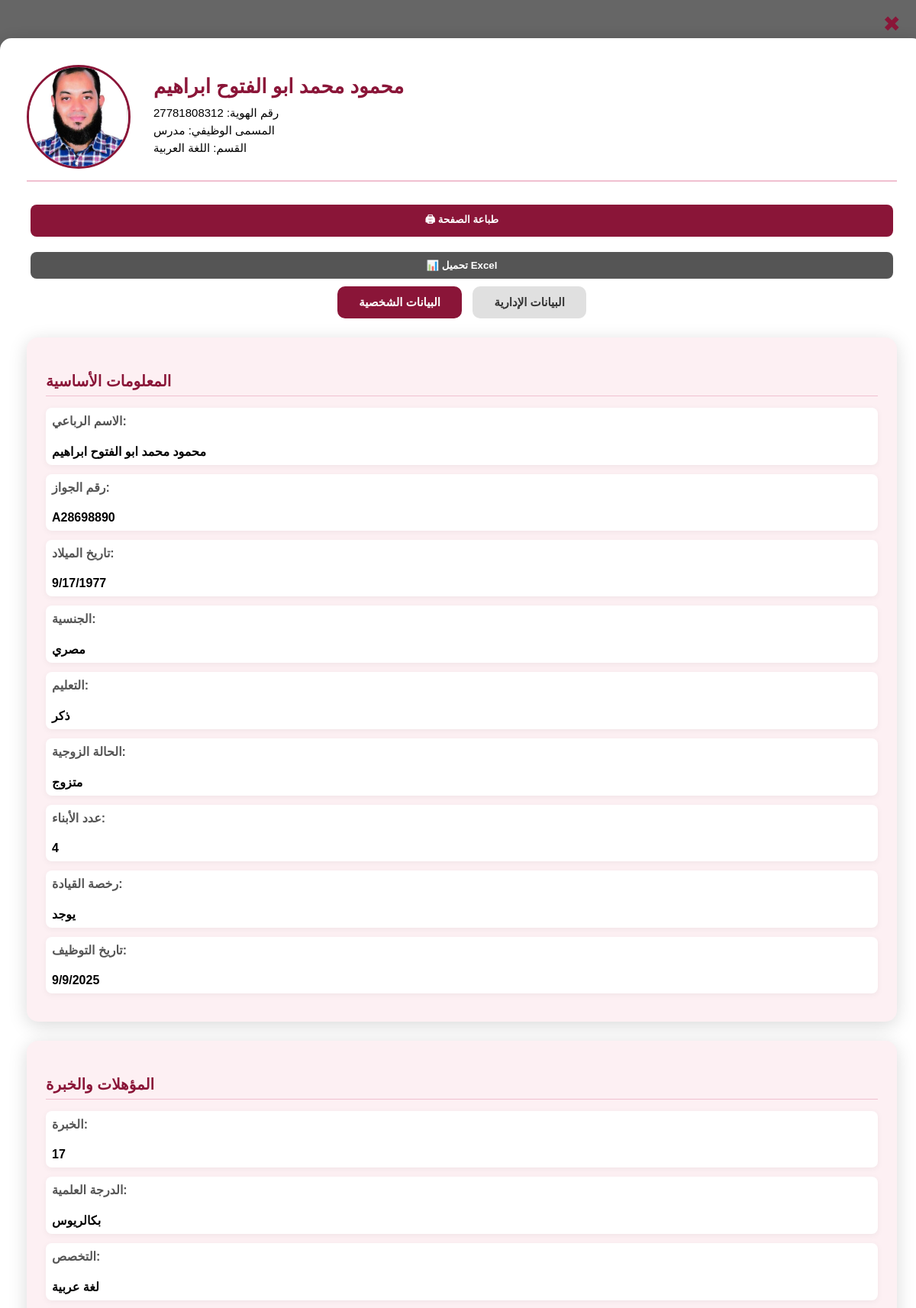
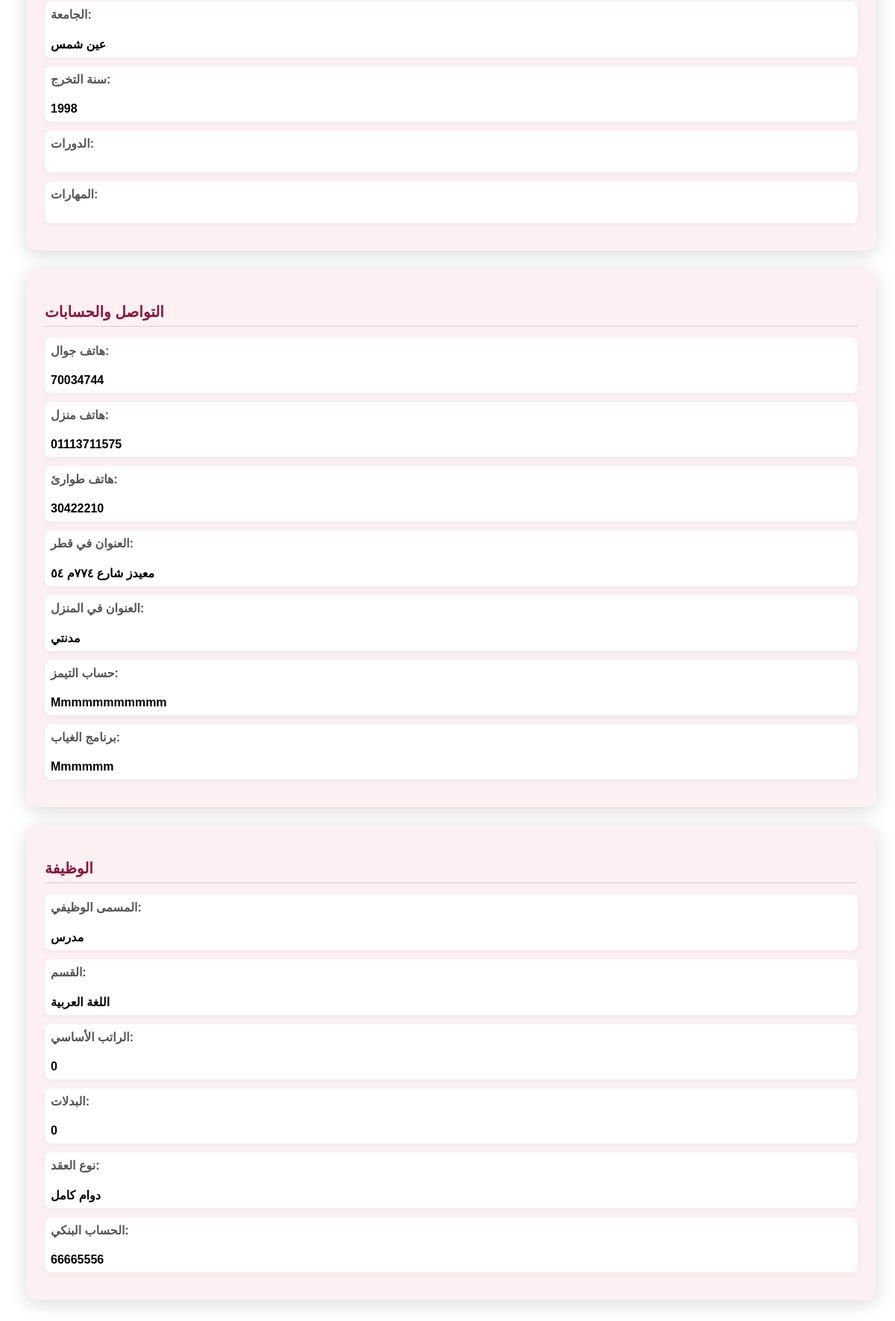
Page /preview_data.php?id=27781808312 (signed in) on the committed database (2 pictures, top to bottom).
### tables this page shows
CREATE TABLE `admin_data` (
  `id` int(11) NOT NULL,
  `employee_id` varchar(50) NOT NULL,
  `leave_casual` int(11) DEFAULT 0,
  `leave_sick` int(11) DEFAULT 0,
  `leave_unexcused` int(11) DEFAULT 0,
  `classes_reserve` int(11) DEFAULT 0,
  `classes_extra` int(11) DEFAULT 0,
  `classes_overload` int(11) DEFAULT 0,
  `teacher_status` varchar(50) DEFAULT NULL,
  `note_verbal` tinyint(1) DEFAULT 0,
  `note_written` tinyint(1) DEFAULT 0,
  `note_warning` tinyint(1) DEFAULT 0,
  `assets_pen` tinyint(1) DEFAULT 0,
  `assets_pc` tinyint(1) DEFAULT 0,
  `assets_phone` tinyint(1) DEFAULT 0,
  `assets_car` tinyint(1) DEFAULT 0,
  `image` varchar(255) DEFAULT NULL,
  `created_at` timestamp NOT NULL DEFAULT current_timestamp(),
  `note_discount` int(11) DEFAULT 0
);

CREATE TABLE `personal_data` (
  `id` int(10) UNSIGNED NOT NULL,
  `employee_id` varchar(50) NOT NULL,
  `full_name` varchar(255) NOT NULL,
  `personal_id` varchar(50) DEFAULT NULL,
  `birth_date` varchar(20) DEFAULT NULL,
  `nationality` varchar(100) DEFAULT NULL,
  `gender` varchar(20) DEFAULT NULL,
  `marital_status` varchar(20) DEFAULT NULL,
  `num_children` int(11) DEFAULT 0,
  `driving_license` varchar(50) DEFAULT NULL,
  `hire_date` varchar(20) DEFAULT NULL,
  `job_title` varchar(100) DEFAULT NULL,
  `department` varchar(100) DEFAULT NULL,
  `base_salary` decimal(10,2) DEFAULT NULL,
  `allowances` decimal(10,2) DEFAULT NULL,
  `contract_type` varchar(50) DEFAULT NULL,
  `created_at` timestamp NOT NULL DEFAULT current_timestamp(),
  `stage` enum('ابتدائي','اعدادي','ثانوي') NOT NULL DEFAULT 'ابتدائي'
);

CREATE TABLE `qualifications` (
  `id` int(10) UNSIGNED NOT NULL,
  `employee_id` varchar(50) NOT NULL,
  `experience` int(11) DEFAULT NULL,
  `degree` varchar(100) DEFAULT NULL,
  `major` varchar(100) DEFAULT NULL,
  `university` varchar(100) DEFAULT NULL,
  `graduation_year` int(11) DEFAULT NULL,
  `courses` text DEFAULT NULL,
  `skills` text DEFAULT NULL,
  `year_of_assignment` int(11) DEFAULT NULL,
  `created_at` timestamp NOT NULL DEFAULT current_timestamp()
);

CREATE TABLE `contact_info` (
  `id` int(10) UNSIGNED NOT NULL,
  `employee_id` varchar(50) NOT NULL,
  `phone_mobile` varchar(50) DEFAULT NULL,
  `phone_home` varchar(50) DEFAULT NULL,
  `emergency_phone` varchar(50) DEFAULT NULL,
  `address_qatar` varchar(255) DEFAULT NULL,
  `address_home` varchar(255) DEFAULT NULL,
  `bank_account` varchar(100) DEFAULT NULL,
  `created_at` timestamp NOT NULL DEFAULT current_timestamp()
);

CREATE TABLE `accounts` (
  `id` int(10) UNSIGNED NOT NULL,
  `employee_id` varchar(50) NOT NULL,
  `teams_account` varchar(255) DEFAULT NULL,
  `attendance_platform` varchar(255) DEFAULT NULL,
  `created_at` timestamp NOT NULL DEFAULT current_timestamp(),
  `stage` varchar(50) NOT NULL DEFAULT 'ثانوي'
);

CREATE TABLE `job_data` (
  `id` int(10) UNSIGNED NOT NULL,
  `employee_id` varchar(50) NOT NULL,
  `employee_number` varchar(50) DEFAULT NULL,
  `job_title` varchar(255) DEFAULT NULL,
  `department` varchar(255) DEFAULT NULL,
  `hire_date` date DEFAULT NULL,
  `base_salary` decimal(10,2) DEFAULT NULL,
  `allowances` decimal(10,2) DEFAULT NULL,
  `contract_type` varchar(50) DEFAULT NULL,
  `salary` decimal(10,2) DEFAULT NULL,
  `job_level` varchar(50) DEFAULT NULL,
  `sponsorship` varchar(100) DEFAULT NULL,
  `created_at` timestamp NOT NULL DEFAULT current_timestamp(),
  `stage` varchar(20) NOT NULL DEFAULT 'ابتدائي'
);

### preview_data.php (the view, shortened to what this page needs)
<?php
include("db.php");
$employee_id = $_GET['id'];
$tables = ['personal_data', 'qualifications', 'contact_info', 'job_data', 'admin_data', 'accounts'];
$data = [];
foreach($tables as $table){
    $stmt = $conn->prepare("SELECT * FROM $table WHERE employee_id=?");
    $stmt->bind_param("s", $employee_id);
    $stmt->execute();
    $res = $stmt->get_result();
    $data[$table] = $res->fetch_assoc() ?? [];
}
$image_path = "uploads/" . ($data['admin_data']['image'] ?? 'avatar.png');
?>
<div class="modal">
<div class="modal-content">
    <span class="modal-close" onclick="closeModal()">✖</span>
    <div class="modal-header">
        <img src="<?php echo $image_path; ?>" alt="صورة الموظف">
        <div class="header-info">
            <h2><?php echo htmlspecialchars($data['personal_data']['full_name'] ?? ''); ?></h2>
            <p>رقم الهوية: <?php echo htmlspecialchars($employee_id); ?></p>
            <p>المسمى الوظيفي: <?php echo htmlspecialchars($data['personal_data']['job_title'] ?? ''); ?></p>
            <p>القسم: <?php echo htmlspecialchars($data['personal_data']['department'] ?? ''); ?></p>
        </div>
    </div>
    <div style="display:flex; flex-direction:column; gap:10px;">
        <button onclick="printPage()" class="action-btn">🖨 طباعة الصفحة</button>
        <button onclick="downloadExcel()" class="action-btn" style="background:#555;">📊 تحميل Excel</button>
    </div>
    <div style="text-align:center; margin-bottom:25px;">
        <button class="tab-btn active" id="btnPersonal">البيانات الشخصية</button>
        <button class="tab-btn inactive" id="btnAdmin">البيانات الإدارية</button>
    </div>
    <div class="section" id="personalSection" style="display:block;">
        <div class="card">
            <h3>المعلومات الأساسية</h3>
            <p><span>الاسم الرباعي:</span><br><?php echo htmlspecialchars($data['personal_data']['full_name'] ?? ''); ?></p>
            <p><span>رقم الجواز:</span><br><?php echo htmlspecialchars($data['personal_data']['personal_id'] ?? ''); ?></p>
            <p><span>تاريخ الميلاد:</span><br><?php echo htmlspecialchars($data['personal_data']['birth_date'] ?? ''); ?></p>
            <p><span>الجنسية:</span><br><?php echo htmlspecialchars($data['personal_data']['nationality'] ?? ''); ?></p>
            <p><span>التعليم:</span><br><?php echo htmlspecialchars($data['personal_data']['gender'] ?? ''); ?></p>
            <p><span>الحالة الزوجية:</span><br><?php echo htmlspecialchars($data['personal_data']['marital_status'] ?? ''); ?></p>
            <p><span>عدد الأبناء:</span><br><?php echo htmlspecialchars($data['personal_data']['num_children'] ?? ''); ?></p>
            <p><span>رخصة القيادة:</span><br><?php echo htmlspecialchars($data['personal_data']['driving_license'] ?? ''); ?></p>
            <p><span>تاريخ التوظيف:</span><br><?php echo htmlspecialchars($data['personal_data']['hire_date'] ?? ''); ?></p>
        </div>
        <div class="card">
            <h3>المؤهلات والخبرة</h3>
            <p><span>الخبرة:</span><br><?php echo htmlspecialchars($data['qualifications']['experience'] ?? ''); ?></p>
            <p><span>الدرجة العلمية:</span><br><?php echo htmlspecialchars($data['qualifications']['degree'] ?? ''); ?></p>
            <p><span>التخصص:</span><br><?php echo htmlspecialchars($data['qualifications']['major'] ?? ''); ?></p>
            <p><span>الجامعة:</span><br><?php echo htmlspecialchars($data['qualifications']['university'] ?? ''); ?></p>
            <p><span>سنة التخرج:</span><br><?php echo htmlspecialchars($data['qualifications']['graduation_year'] ?? ''); ?></p>
            <p><span>الدورات:</span><br><?php echo htmlspecialchars($data['qualifications']['courses'] ?? ''); ?></p>
            <p><span>المهارات:</span><br><?php echo htmlspecialchars($data['qualifications']['skills'] ?? ''); ?></p>
        </div>
        <div class="card">
            <h3>التواصل والحسابات</h3>
            <p><span>هاتف جوال:</span><br><?php echo htmlspecialchars($data['contact_info']['phone_mobile'] ?? ''); ?></p>
            <p><span>هاتف منزل:</span><br><?php echo htmlspecialchars($data['contact_info']['phone_home'] ?? ''); ?></p>
            <p><span>هاتف طوارئ:</span><br><?php echo htmlspecialchars($data['contact_info']['emergency_phone'] ?? ''); ?></p>
            <p><span>العنوان في قطر:</span><br><?php echo htmlspecialchars($data['contact_info']['address_qatar'] ?? ''); ?></p>
            <p><span>العنوان في المنزل:</span><br><?php echo htmlspecialchars($data['contact_info']['address_home'] ?? ''); ?></p>
            <p><span>حساب التيمز:</span><br><?php echo htmlspecialchars($data['accounts']['teams_account'] ?? ''); ?></p>
            <p><span>برنامج الغياب:</span><br><?php echo htmlspecialchars($data['accounts']['attendance_platform'] ?? ''); ?></p>
        </div>
        <div class="card">
            <h3>الوظيفة</h3>
            <p><span>المسمى الوظيفي:</span><br><?php echo htmlspecialchars($data['personal_data']['job_title'] ?? ''); ?></p>
            <p><span>القسم:</span><br><?php echo htmlspecialchars($data['personal_data']['department'] ?? ''); ?></p>
            <p><span>الراتب الأساسي:</span><br><?php echo htmlspecialchars($data['job_data']['base_salary'] ?? 0); ?></p>
            <p><span>البدلات:</span><br><?php echo htmlspecialchars($data['job_data']['allowances'] ?? 0); ?></p>
            <p><span>نوع العقد:</span><br><?php echo htmlspecialchars($data['job_data']['contract_type'] ?? ''); ?></p>
            <p><span>الحساب البنكي:</span><br><?php echo htmlspecialchars($data['contact_info']['bank_account'] ?? ''); ?></p>
        </div>
    </div>

### preview_data.php (style rules this page uses)
.modal { display:block; position:fixed; top:0; left:0; width:100%; height:100%; background: rgba(0,0,0,0.6); z-index:9999; overflow-y:auto; padding:30px 0; }
.modal-content { background:#fff; width:95%; max-width:1200px; margin:20px auto; padding:35px; border-radius:15px; box-shadow:0 10px 30px rgba(0,0,0,0.3); font-family: Arial, sans-serif; }
.modal-close { position:absolute; top:15px; right:20px; cursor:pointer; font-size:28px; color:#8A1538; transition:0.2s; }
.modal-header { display:flex; align-items:center; gap:30px; margin-bottom:30px; border-bottom:2px solid #f0c0d0; padding-bottom:15px; }
.modal-header img { width:130px; height:130px; border-radius:50%; border:3px solid #8A1538; object-fit:cover; }
.modal-header .header-info h2 { color:#8A1538; margin:0 0 10px 0; font-size:26px; font-weight:bold; }
.modal-header .header-info p { margin:5px 0; font-size:15px; }
.tab-btn { padding:12px 28px; margin:0 5px; border:none; border-radius:10px; cursor:pointer; font-weight:bold; transition:0.3s; font-size:15px; }
.tab-btn.active { background:#8A1538; color:#fff; }
.tab-btn.inactive { background:#e0e0e0; color:#333; }
.action-btn { padding:10px 20px; margin:0 5px 10px 5px; font-weight:bold; cursor:pointer; border:none; border-radius:8px; background:#8A1538; color:#fff; transition:0.3s; }
.section { display:flex; flex-direction:column; gap:25px; }
.card { background:#fdf0f3; padding:25px; border-radius:15px; box-shadow:0 5px 25px rgba(0,0,0,0.15); margin-bottom:25px; }
.card h3 { color:#8A1538; margin-bottom:15px; font-size:20px; font-weight:bold; border-bottom:1px solid #f0c0d0; padding-bottom:7px; }
.card p { font-weight:bold; margin:12px 0; padding:8px; background:#fff; border-radius:8px; box-shadow:0 2px 8px rgba(0,0,0,0.05); }
.card p span { font-weight:bold; color:#555; display:block; margin-bottom:3px; }

### rows in the picture
admin_data: image (picture)
personal_data: full_name "محمود محمد ابو الفتوح ابراهيم", job_title "مدرس", department "اللغة العربية", personal "A28698890", birth_date "9/17/1977", nationality "مصري", gender "ذكر", marital_status "متزوج", num_children "4", driving_license "يوجد", hire_date "9/9/2025"
qualifications: experience "17", degree "بكالريوس", major "لغة عربية", university "عين شمس", graduation_year "1998"
contact_info: phone_mobile "70034744", phone_home "01113711575", emergency_phone "30422210", address_qatar "معيدز شارع ٧٧٤م ٥٤", address_home "مدنتي", bank_account "66665556"
accounts: teams_account "Mmmmmmmmmmm", attendance_platform "Mmmmmm"
job_data: base_salary "0", allowances "0", contract_type "دوام كامل"

### other values in the picture
$employee_id "27781808312"
